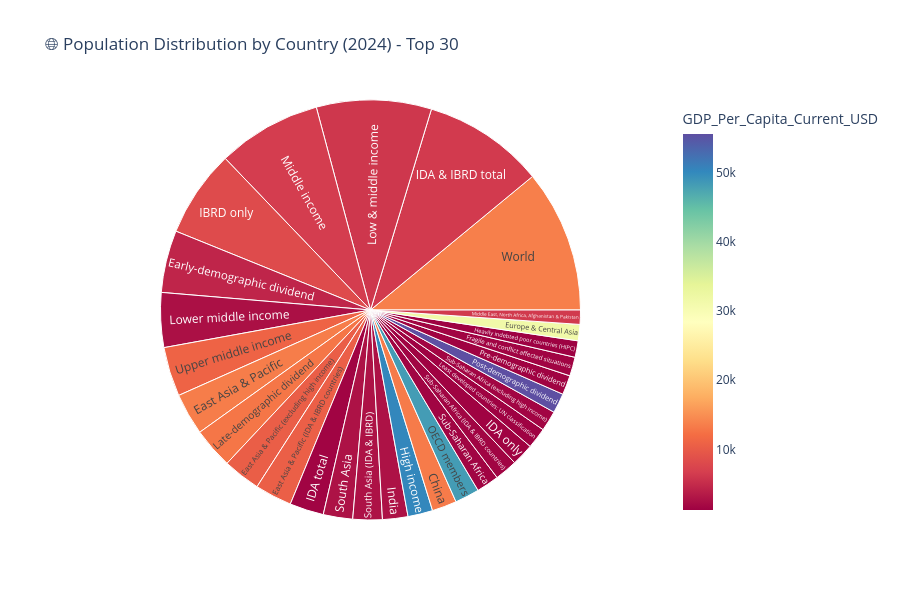

The notebook cell this image was saved under:
### Code cell
# Additional Beginner Analysis: Regional Distribution
# Create a sunburst chart for population distribution
latest_data = df[df['year'] == 2024].dropna(subset=['Total_Population'])
latest_data = latest_data.nlargest(30, 'Total_Population')

fig = px.sunburst(
    latest_data,
    path=['country'],
    values='Total_Population',
    color='GDP_Per_Capita_Current_USD',
    hover_data={'Total_Population': ':,.0f'},
    color_continuous_scale='Spectral',
    title='🌐 Population Distribution by Country (2024) - Top 30'
)

fig.update_layout(height=600)
fig.show()

### Figure 1 — Plotly figure (JSON) as saved in the notebook; plotly's stock layout.template omitted (floating-point values rounded to 4 significant figures)
{"data": [{"branchvalues": "total", "customdata": [[8142000000.0, 13630.0], [6926000000.0, 6327.0], [6564000000.0, 6002.0], [5939000000.0, 6554.0], [4979000000.0, 8220.0], [3552000000.0, 4450.0], [3121000000.0, 2544.0], [2818000000.0, 11000.0], [2388000000.0, 13410.0], [2329000000.0, 12870.0], [2141000000.0, 10400.0], [2115000000.0, 10510.0], [1947000000.0, 1486.0], [1677000000.0, 2690.0], [1677000000.0, 2690.0], [1451000000.0, 2695.0], [1418000000.0, 50300.0], [1409000000.0, 13300.0], [1397000000.0, 48320.0], [1291000000.0, 1533.0], [1291000000.0, 1533.0], [1270000000.0, 1398.0], [1188000000.0, 1293.0], [1159000000.0, 1577.0], [1128000000.0, 55640.0], [1106000000.0, 1366.0], [1082000000.0, 1528.0], [941400000.0, 1216.0], [928300000.0, 31560.0], [813100000.0, 6265.0]], "domain": {"x": [0, 1], "y": [0, 1]}, "hovertemplate": "labels=%{label}<br>Total_Population=%{customdata[0]:,.0f}<br>parent=%{parent}<br>id=%{id}<br>GDP_Per_Capita_Current_USD=%{color}<extra></extra>", "ids": ["World", "IDA & IBRD total", "Low & middle income", "Middle income", "IBRD only", "Early-demographic dividend", "Lower middle income", "Upper middle income", "East Asia & Pacific", "Late-demographic dividend", "East Asia & Pacific (excluding high income)", "East Asia & Pacific (IDA & IBRD countries)", "IDA total", "South Asia", "South Asia (IDA & IBRD)", "India", "High income", "China", "OECD members", "Sub-Saharan Africa", "Sub-Saharan Africa (IDA & IBRD countries)", "IDA only", "Least developed countries: UN classification", "Sub-Saharan Africa (excluding high income)", "Post-demographic dividend", "Pre-demographic dividend", "Fragile and conflict affected situations", "Heavily indebted poor countries (HIPC)", "Europe & Central Asia", "Middle East, North Africa, Afghanistan & Pakistan"], "labels": ["World", "IDA & IBRD total", "Low & middle income", "Middle income", "IBRD only", "Early-demographic dividend", "Lower middle income", "Upper middle income", "East Asia & Pacific", "Late-demographic dividend", "East Asia & Pacific (excluding high income)", "East Asia & Pacific (IDA & IBRD countries)", "IDA total", "South Asia", "South Asia (IDA & IBRD)", "India", "High income", "China", "OECD members", "Sub-Saharan Africa", "Sub-Saharan Africa (IDA & IBRD countries)", "IDA only", "Least developed countries: UN classification", "Sub-Saharan Africa (excluding high income)", "Post-demographic dividend", "Pre-demographic dividend", "Fragile and conflict affected situations", "Heavily indebted poor countries (HIPC)", "Europe & Central Asia", "Middle East, North Africa, Afghanistan & Pakistan"], "marker": {"coloraxis": "coloraxis", "colors": [13630.0, 6327.0, 6002.0, 6554.0, 8220.0, 4450.0, 2544.0, 11000.0, 13410.0, 12870.0, 10400.0, 10510.0, 1486.0, 2690.0, 2690.0, 2695.0, 50300.0, 13300.0, 48320.0, 1533.0, 1533.0, 1398.0, 1293.0, 1577.0, 55640.0, 1366.0, 1528.0, 1216.0, 31560.0, 6265.0]}, "name": "", "parents": ["", "", "", "", "", "", "", "", "", "", "", "", "", "", "", "", "", "", "", "", "", "", "", "", "", "", "", "", "", ""], "type": "sunburst", "values": [8142000000.0, 6926000000.0, 6564000000.0, 5939000000.0, 4979000000.0, 3552000000.0, 3121000000.0, 2818000000.0, 2388000000.0, 2329000000.0, 2141000000.0, 2115000000.0, 1947000000.0, 1677000000.0, 1677000000.0, 1451000000.0, 1418000000.0, 1409000000.0, 1397000000.0, 1291000000.0, 1291000000.0, 1270000000.0, 1188000000.0, 1159000000.0, 1128000000.0, 1106000000.0, 1082000000.0, 941400000.0, 928300000.0, 813100000.0]}], "layout": {"coloraxis": {"colorbar": {"title": {"text": "GDP_Per_Capita_Current_USD"}}, "colorscale": [[0, "rgb(158,1,66)"], [0.1, "rgb(213,62,79)"], [0.2, "rgb(244,109,67)"], [0.3, "rgb(253,174,97)"], [0.4, "rgb(254,224,139)"], [0.5, "rgb(255,255,191)"], [0.6, "rgb(230,245,152)"], [0.7, "rgb(171,221,164)"], [0.8, "rgb(102,194,165)"], [0.9, "rgb(50,136,189)"], [1, "rgb(94,79,162)"]]}, "height": 600, "legend": {"tracegroupgap": 0}, "title": {"text": "🌐 Population Distribution by Country (2024) - Top 30"}}}
